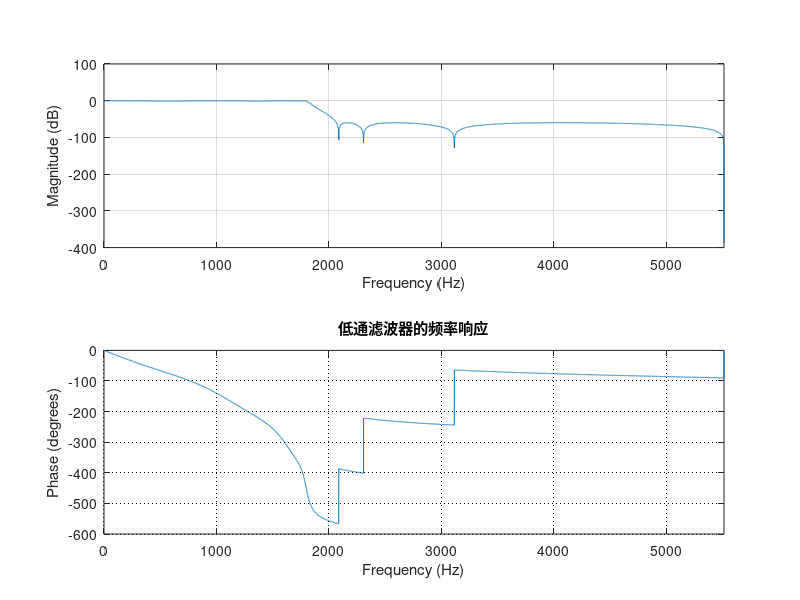

Write MATLAB code to recreate this figure. (Note: this script raises an error after producing the figure.)
%% 课上小实验1
% clc;
% clear all;
% close all;
% omega = (0:pi/100:pi);
% H = 1/5*(1+exp(-j.*omega)+exp(-j*2.*omega)+exp(-j*3.*omega)+exp(-j*4.*omega));
% 
% figure;
% subplot(2,1,1);
% plot(omega/pi, abs(H),'LineWidth',2);
% grid on;
% set(gca,'GridLineStyle',':','GridColor','k','GridAlpha',1);
% title('幅频响应','FontSize',14);
% subplot(2,1,2);
% plot(omega/pi, atan2 (imag (H),real (H)),'LineWidth',2);
% grid on;
% set(gca,'GridLineStyle',':','GridColor','k','GridAlpha',1);
% title('相频响应','FontSize',14);
% xlabel('\it\fontname{Times New Roman}f \rm / Hz','FontSize',14)

%% 课上小实验2（实验报告对应的实验）
clc;
clear all;
close all;

fs = 11025;
t = 4;              % 仿真时间
T = 1/fs:1/fs:t;
N = t*fs;

F = 0:fs/N:fs/2;

wp = 1800/(fs/2);   %通带截止频率,并对其归一化
ws = 2205/(fs/2);   %阻带截止频率,并对其归一化

alpha_p = 1;        %通带最大衰减为1db
alpha_s = 60;       %阻带最小衰减为40db

%获取阶数和截止频率
[N1 wc1] = ellipord(wp , ws , alpha_p , alpha_s);

%获得转移函数系数
[b,a] = ellip(N1,alpha_p,alpha_s,wc1,'low');

%通过系数b、a获得频率响应
freqz(b,a,11025,fs);
set(gca,'GridLineStyle',':','GridColor','k','GridAlpha',1);
title('低通滤波器的频率响应');

%% 实验2拓展

isRecor = 0;            % 1:现场录制音频用于实验（首次运行请设1）；
                        % 0:直接读取上一次的音频用于实验。

if isRecor == 1                     % 录制一段音频
    R = audiorecorder(fs, 16 ,1) ;
    
    disp('请开始讲话');
    recordblocking(R, t);
    disp('录制结束');
    
    myspeech = getaudiodata(R);

    % 保存时域波形
    audiowrite('myspeech.wav', myspeech, fs);
else
    % 读取上一次的音频文件
    [myspeech,~] = audioread("myspeech.wav");
end

% 查看音频时域波形
figure;
subplot(211);
plot(T, myspeech);
xlabel('\it\fontname{Times New Roman}t \rm/ s');
title('无噪声的人声时域波形');
% 查看音频的频率分布
myspeech_f = fftshift(abs(fft(myspeech)))/N;

subplot(212);
plot(F,myspeech_f(N/2:N));
xlabel('\it\fontname{Times New Roman}f \rm/ Hz');
title('无噪声的人声频率分布');
% 播放不含噪声的人声音频
player = audioplayer(myspeech,fs);
playblocking(player);

%% 读取鸟叫的mp3并将其频率成分限制在2210Hz以上

[bird_t1,fs1]=audioread('bird.mp3');
bird_t1 = bird_t1(:,1);
N1 = length(bird_t1);

% 降采样至11025Hz
bird_t2 = decimate(bird_t1,4);      % 4 = fs1/fs
bird_t2 = bird_t2(1:N)*0.3;         % 截取4s

% 将其频率成分限制在2210Hz以上
[N2 wc2] = ellipord(2210/(fs/2) , 2215/(fs/2) , 1 , 40);
[b2,a2] = ellip(N2, 1, 90, wc2,'high');
bird_t2 = filter(b2,a2,bird_t2)*0.5;

% 查看时域波形
figure;
subplot(211);
plot(T,bird_t2);
xlabel('\it\fontname{Times New Roman}t \rm/ s');
title('鸟鸣声时域波形');
% 鸟叫声的频率分布
bird_f2 = fftshift(abs(fft(bird_t2)))/N;
subplot(212);
plot(F,bird_f2(N/2:N));
xlabel('\it\fontname{Times New Roman}f \rm/ Hz');
title('鸟鸣声的频率分布');
% 播放鸟叫声
player = audioplayer(bird_t2,fs);
playblocking(player);

%% 将说话声和鸟叫声混合起来
mix = myspeech + bird_t2;

% 查看时域波形
figure;
subplot(211);
plot(T,mix);
xlabel('\it\fontname{Times New Roman}t \rm/ s');
title('混合声时域波形');

% 混合声音的频率分布
mix_f = fftshift(abs(fft(mix)))/N;
subplot(212);
plot(F,mix_f(N/2:N));
xlabel('\it\fontname{Times New Roman}f \rm/ Hz');
title('混合声的频率分布');

% 播放混合声音
player = audioplayer(mix,fs);
playblocking(player);

%% 经过低通滤波
mix_low = filter(b,a,mix);

% 查看时域波形
figure;
subplot(211);
plot(T,mix_low);
xlabel('\it\fontname{Times New Roman}t \rm/ s');
title('滤波器输出时域波形');

% 滤波后的频率分布
mix_low_f = fftshift(abs(fft(mix_low)))/N;
subplot(212);
plot(F,mix_low_f(N/2:N));
xlabel('\it\fontname{Times New Roman}f \rm/ Hz');
title('滤波器输出频率分布');

% 播放滤波后的声音
player = audioplayer(mix_low,fs);
playblocking(player);


